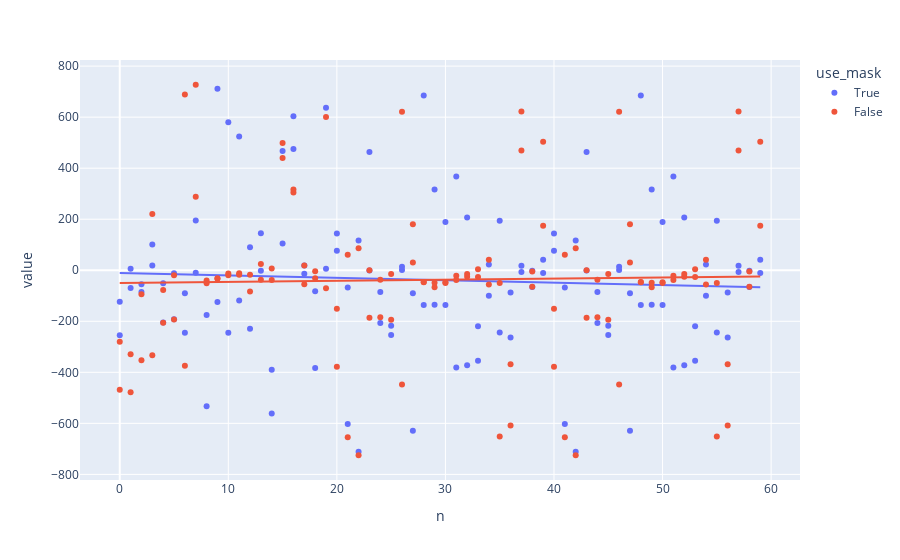

Notebook code cell kept with this figure:
### Code cell
px.scatter(df2, "n", ["err2_x", "err2_y"], color="use_mask", trendline="ols")
